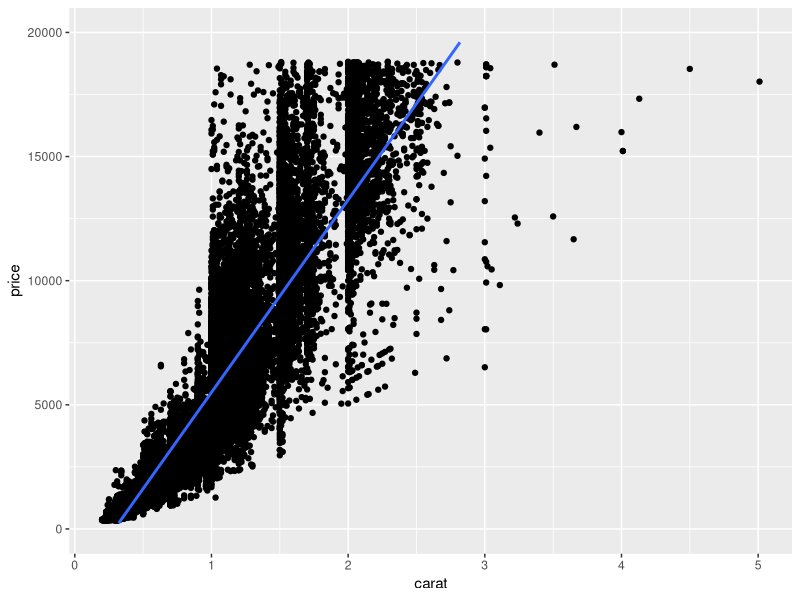

The R script that drew this image:
## ---- chunk 1
knitr::opts_chunk$set(echo = TRUE)
## ---- chunk 2
library(tidyverse)
library(broom)
library(caret)
str(diamonds)
## ---- chunk 3
ggplot(diamonds, aes(x=carat, y=price)) +
  geom_point() + 
  geom_smooth(method="lm") + 
  scale_y_continuous(limit=c(0,20000))
## ---- chunk 4
model <- lm(price~carat, data = diamonds)
summary(model)
## ---- chunk 5
tidy(model)
glance(model)
## ---- chunk 6
hat <- predict(model, diamonds)
diamonds2 <- diamonds %>% 
  mutate(hat = hat,
         error = hat-price) %>% 
  select(price, carat, hat, error)
diamonds2
## ---- chunk 7
rmse <- sqrt(mean(diamonds2$error^2))
rmse
## ---- chunk 8
set.seed(123)
nrow <- nrow(diamonds)
rows <- sample(nrow)
shuffled_diamonds <- diamonds[rows, ]

split <- round(nrow*0.8)

train <- shuffled_diamonds %>% slice(1:split)
test <- shuffled_diamonds %>% slice((split+1):nrow)

## ---- chunk 9
model2 <- lm(price~carat, train)
error2 <- predict(model2, test) - test$price
rmse2 <- sqrt(mean(error2^2))

rmse2 # out-of-sample error
rmse # in-sample error
## ---- chunk 10
# write your code below this comment line


## ---- chunk 11
# write your code below this comment line


